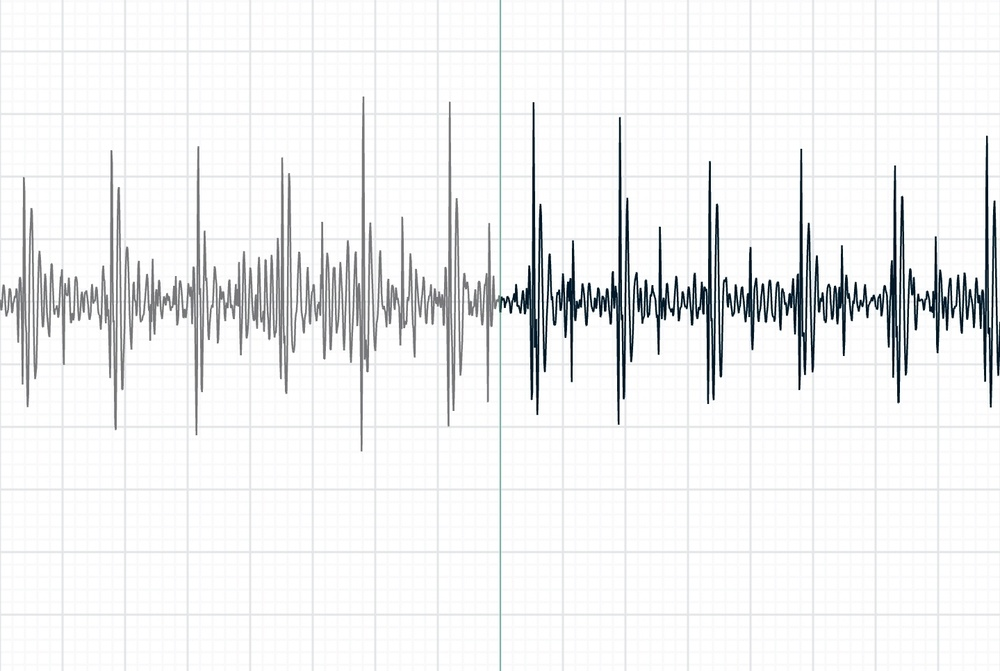
#> input picture example_image.jpg, 1000 x 671 px, shrunk from 1439 x 965 before the run
$ python main.py
#> lines starting #> are read from the running program, lines starting #| are printed output that depends on the picture; after the words box and inside, x2 and y2 are one past the last pixel; in counts of white or black regions, pixels touching at a corner belong together
from PIL import Image, ImageDraw, ImageFont
import numpy as np
import matplotlib.pyplot as plt


def calculate_threshold_for_outliers(vertical_projection):
    """Calculates the threshold for identifying outliers in the vertical projection."""
    return np.mean(vertical_projection) + 2 * np.std(vertical_projection)


def group_outlier_columns(outlier_columns, gap_threshold):
    """Groups outlier columns based on a specified gap threshold."""
    grouped_outliers = []
    current_group = [outlier_columns[0]]
    for column in outlier_columns[1:]:
        if column - current_group[-1] <= gap_threshold:
            current_group.append(column)
        else:
            grouped_outliers.append(current_group)
            current_group = [column]
    grouped_outliers.append(current_group)
    return grouped_outliers


def calculate_estimated_heart_rate(grouped_outliers, capture_window_seconds=3):
    """Calculates the estimated heart rate from the number of detected beats."""
    beats_to_bpm_factor = 60 / capture_window_seconds
    estimated_heart_rate = len(grouped_outliers) * beats_to_bpm_factor
    return estimated_heart_rate


def process_image(input_image_path, gap_threshold=10, capture_window_seconds=3, debug=False):
#> called with input_image_path = 'example_image.jpg', gap_threshold = 10, capture_window_seconds = 3, debug = False
    image = Image.open(input_image_path).convert("L")
    binary_image = np.array(image) < 128
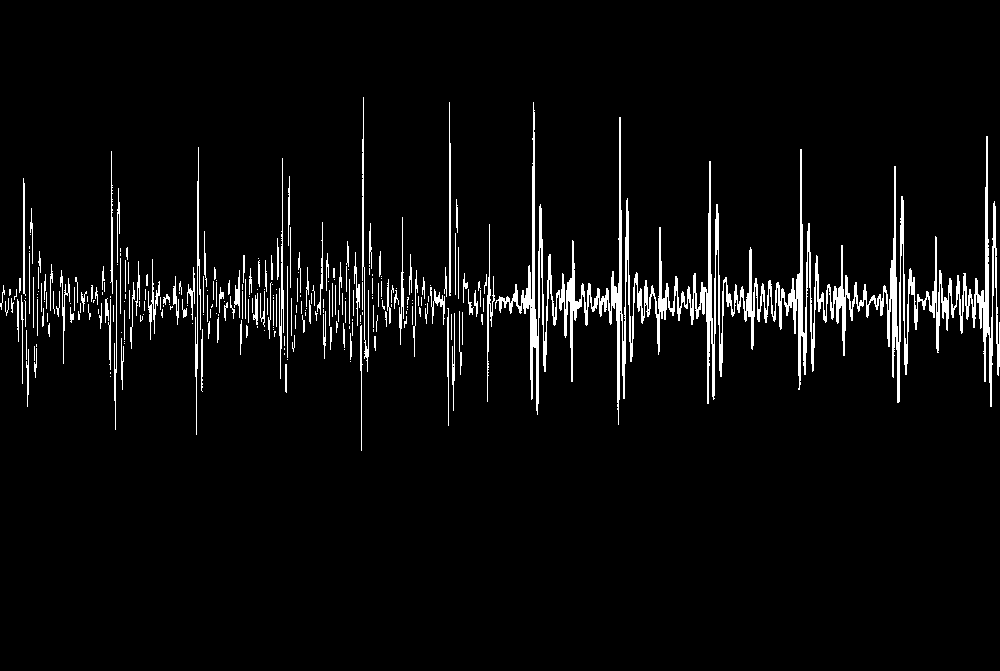
#> binary_image: shape (671, 1000) bool; 4.5% white; 285 white regions (135 under 20 px), largest, box (x1, y1, x2, y2) and area: (495, 102, 1000, 425) 18348, (195, 147, 201, 435) 535, (362, 97, 369, 372) 507
    vertical_projection = np.sum(binary_image, axis=0)
#> vertical_projection = 1000 values, max 283 at index 619, min 0 at index 55, mean 29.9
    threshold_for_outliers = calculate_threshold_for_outliers(vertical_projection)
#> threshold_for_outliers = 101.1
    outlier_columns = [i for i, count in enumerate(vertical_projection) if count > threshold_for_outliers]
#> outlier_columns = 53 values from 23 to 992
    grouped_outliers = group_outlier_columns(outlier_columns, gap_threshold)
#> in group_outlier_columns, `current_group = [outlier_columns[0]]`: current_group = [23]
#> the loop in group_outlier_columns, `for column in outlier_columns[1:]:` made 52 passes
#> (column, current_group) on passes 2, 3, 5, 7, 10, 13, 14, 20, 22, 28, 29, 36: (111, [111]), (197, [197]), (281, [281]), (361, [361]), (448, [448]), (487, [487]), (530, [530]), (571, [571]), (617, [617]), (659, [659]), (707, [707]), (798, [798])
#> column on passes 1, 4, 6, 8, 9, 11: 24, 198, 282, 362, 363, 449
#> after the loop in group_outlier_columns, `for column in outlier_columns[1:]:`: grouped_outliers = 15 items, first 6: [23, 24], [111], [197, 198], [281, 282], [361, 362, 363], [448, 449, 450]
#> grouped_outliers = 16 items, first 6: [23, 24], [111], [197, 198], [281, 282], [361, 362, 363], [448, 449, 450]
    estimated_heart_rate = calculate_estimated_heart_rate(grouped_outliers, capture_window_seconds)
#> in calculate_estimated_heart_rate, `estimated_heart_rate = len(grouped_outliers) * beats_to_bpm_factor`: estimated_heart_rate = 320
#> estimated_heart_rate = 320

    if debug:
        plt.figure(figsize=(15, 6))

        plt.subplot(1, 3, 1)
        plt.imshow(binary_image, cmap='gray')
        plt.title("Thresholded Image")

        plt.subplot(1, 3, 2)
        threshold_value = np.mean(vertical_projection) + 2 * np.std(vertical_projection)
        column_indices = range(len(vertical_projection))
        above_threshold = vertical_projection >= threshold_value

        plt.bar(column_indices, vertical_projection, color='black', label='Within 2 Std Dev')
        plt.bar(column_indices, vertical_projection * above_threshold, color='blue', label='Outliers (> 2 Std Dev)')
        plt.fill_between(column_indices, 0, threshold_value, color='yellow', alpha=0.3, label='2 Std Dev Area')
        plt.title("Vertical Projection & Threshold")
        plt.xlabel("Column Index")
        plt.ylabel("Sum of Black Pixels per Column")
        plt.legend()
        plt.tight_layout()

        plt.subplot(1, 3, 3)
        img = np.array(Image.open(input_image_path).convert("L"), dtype=np.float32) / 255
        ax = plt.gca()
        ax.imshow(img, cmap='gray', extent=[0, img.shape[1], 0, img.shape[0]])
        for i, group in enumerate(grouped_outliers, start=1):
            peak_column = max(group, key=lambda col: np.sum(binary_image[:, col]))
            ax.axvline(x=peak_column, color='red', linewidth=2)
            ax.text(peak_column, 5, str(i), color='blue', fontsize=12, verticalalignment='bottom')
        ax.set_title("Detected Beats on Image")
        plt.show()

    image = image.convert("RGB")
#> image: PIL image 1000x671 RGB
    draw = ImageDraw.Draw(image)
    try:
        font = ImageFont.truetype("arial.ttf", 15)
    except IOError:
        font = ImageFont.load_default()
    for index, group in enumerate(grouped_outliers):
        if group:
            start_x = group[0]
            end_x = group[-1]
            draw.line((start_x, 0, end_x, image.height), fill="red", width=3)
            label_position = (end_x + 5, 10)
            draw.text(label_position, str(index + 1), fill="blue", font=font)
#> this loop made 16 passes
#> (group, start_x, end_x, label_position) on passes 2, 5, 6, 7, 8, 10, 11, 12, 13, 14, 15, 16: ([111], 111, 111, (116, 10)), ([361, 362, 363], 361, 363, (368, 10)), ([448, 449, 450], 448, 450, (455, 10)), ([487], 487, 487, (492, 10)), ([530, 532, 533, 534, 538, 539], 530, 539, (544, 10)), ([617, 618, 619, 620, 621, 625], 617, 625, (630, 10)), ([659], 659, 659, (664, 10)), ([707, 708, 709, 710, 714, 715, 718], 707, 718, (723, 10)), ([798, 799, 800, 801, 802], 798, 802, (807, 10)), ([892, 893, 894, 895, 899, 900, 903], 892, 903, (908, 10)), ([936], 936, 936, (941, 10)), ([985, 986, 987, 992], 985, 992, (997, 10))
#> (start_x, end_x, label_position) on passes 1, 3, 4, 9: (23, 24, (29, 10)), (197, 198, (203, 10)), (281, 282, (287, 10)), (571, 572, (577, 10))
    output_image_path = "processed_" + input_image_path
    image.save(output_image_path)
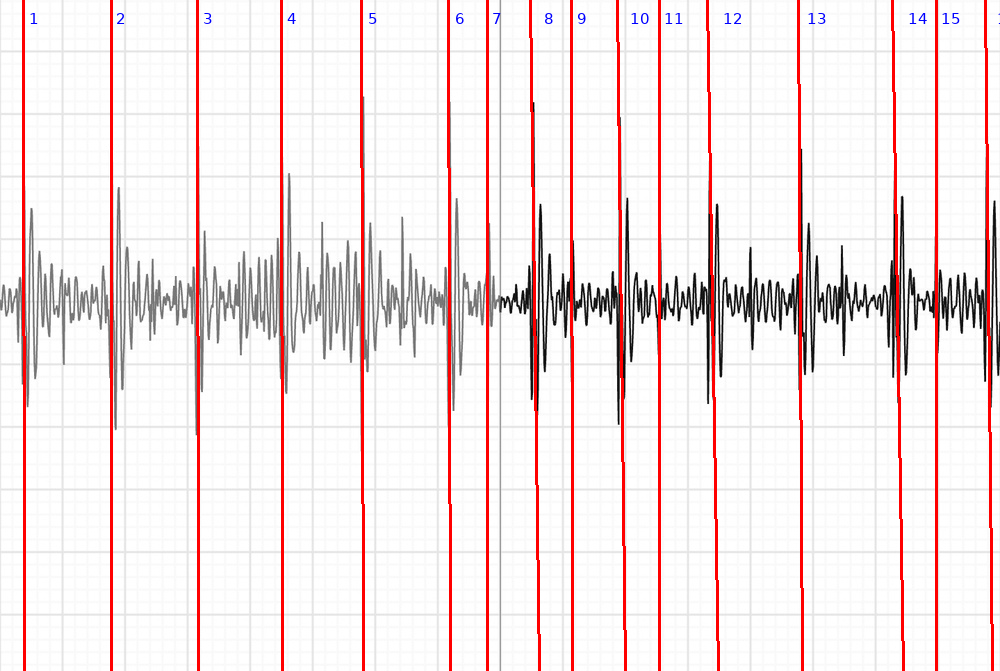
#> saved as processed_example_image.jpg: PIL image 1000x671 RGB; mean R, G, B 242.7, 230.5, 230.7
    return output_image_path, len(grouped_outliers), estimated_heart_rate


if __name__ == "__main__":
    input_image_path = 'example_image.jpg'
    output_image_path, number_of_beats, estimated_heart_rate = process_image(input_image_path, debug=False)
#> output_image_path = 'processed_example_image.jpg'; number_of_beats = 16; estimated_heart_rate = 320
    print(f"Modified image saved to: {output_image_path}")
#| Modified image saved to: processed_example_image.jpg
    print(f"Number of beats detected: {number_of_beats}")
#| Number of beats detected: 16
    print(f"Estimated heart rate: {estimated_heart_rate} beats per minute")
#| Estimated heart rate: 320.0 beats per minute
